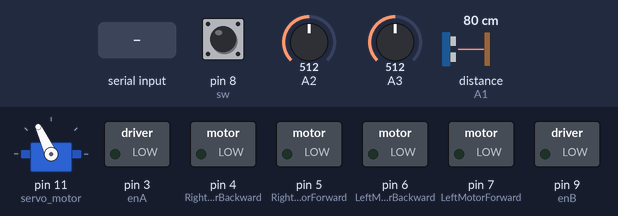
The sketch below on a simulated Arduino Uno, built with avr-gcc and run on an emulated ATmega328P. Parts: servo, switched loads named in the sketch (green lamp = pin HIGH). Dashed ring = blinking. The inputs (shaded band) are chosen by the test bench; at power-on: distance to the obstacle (sensor on A1) 80 cm, A2 = 512, A3 = 512, pin 8 (sw) HIGH. The echo pulse lasts 58.3 µs per cm.

Above: at 3.9 s.
4.0 s: "go forward" received over the second serial link
7.0 s: distance to the obstacle (sensor on A1) set to 38 cm
At 7.8 s:
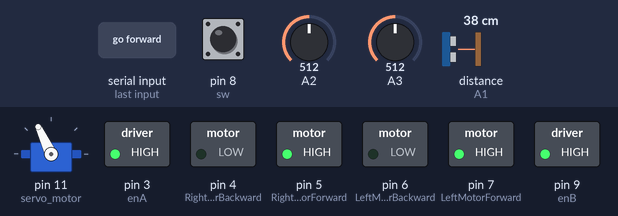
10.0 s: distance to the obstacle (sensor on A1) set to 32 cm
At 11.5 s:
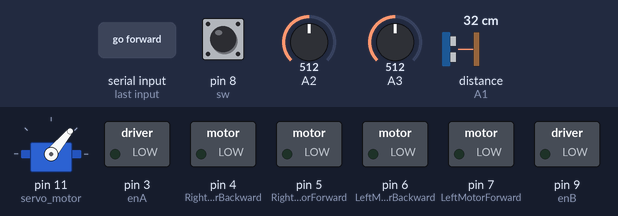
13.0 s: A2 set to 716
16.0 s: A3 set to 560
At 18.7 s:
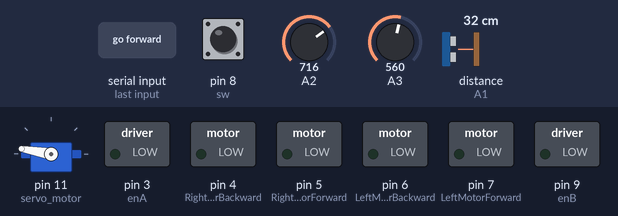
19.0 s: "left" received over the second serial link
At 20.5 s:
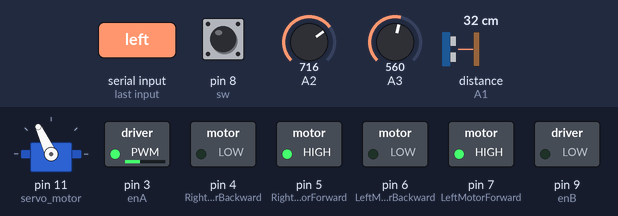
Timing chart, 0 to 23.0 s (numbered marks = the images above; inputs shaded):
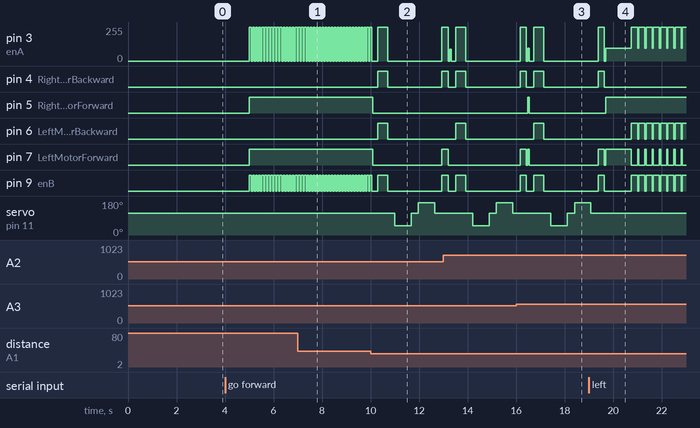

The sketch:

IOT_based_smart_wheelchair.ino
```cpp
#include <Servo.h>          //Servo motor library. This is standard library
#include <NewPing.h>        //Ultrasonic sensor function library. You must install this library
#include <SoftwareSerial.h>
SoftwareSerial bluetooth(0,1);

//our L298N control pins
#define enA 3
#define LeftMotorForward 7//in1 pin
#define LeftMotorBackward 6//in2 pin
#define enB 9
#define RightMotorForward 5//in3 in
#define RightMotorBackward 4//in4 pin
#define sw 8
int motorSpeedA = 0;
int motorSpeedB = 0;

//sensor pins
#define trig_pin A0 //analog input 1
#define echo_pin A1 //analog input 2

#define maximum_distance 200
//boolean goesForward = false;
int distance = 100;

NewPing sonar(trig_pin, echo_pin, maximum_distance); //sensor function
Servo servo_motor; //our servo name
String t;

void setup(){
//Serial.begin(9600);
  bluetooth.begin(9600);
  pinMode(RightMotorForward, OUTPUT);
  pinMode(LeftMotorForward, OUTPUT);
  pinMode(LeftMotorBackward, OUTPUT);
  pinMode(RightMotorBackward, OUTPUT);
  pinMode(enA, OUTPUT);
  pinMode(enB, OUTPUT);
  pinMode(sw,INPUT_PULLUP);// setting pin sw as input

  servo_motor.attach(11); //our servo pin

  servo_motor.write(115);
  delay(2000);
  distance = readPing();
  delay(100);
  distance = readPing();
  delay(100);
  distance = readPing();
  delay(100);
  distance = readPing();
  delay(100);
}

void loop(){
  int distanceRight = 0;
  int distanceLeft = 0;
  delay(50);

if(bluetooth.available()>0)
{
  t = bluetooth.readString();
  Serial.println(t);
}
if(t=="go forward")
  {
      if (distance <= 35){
      moveStop();
      delay(200);
      moveBackward();
      delay(400);
      moveStop();
      delay(300);
      distanceRight = lookRight();
      delay(300);
      distanceLeft = lookLeft();
      delay(300);

      if (distance >= distanceLeft){
        turnRight();
        moveStop();
      }
      else{
        turnLeft();
        moveStop();
      }
    }
    else{
       moveForward();
    }
      distance = readPing();
    }
    else if(t=="go backward"){
      moveBackward();
      delay(500);
      }
    else if(t=="left")
        {
          analogWrite(enA,255);
          analogWrite(enB,255);
          digitalWrite(LeftMotorBackward, HIGH);
          digitalWrite(RightMotorForward, HIGH);
          digitalWrite(LeftMotorForward, LOW);
          digitalWrite(RightMotorBackward, LOW);
          delay(250);
          digitalWrite(LeftMotorBackward, LOW);
          digitalWrite(RightMotorForward, LOW);
        }
        else if(t=="right")
        {
          analogWrite(enA,255);
          analogWrite(enB,255);
          digitalWrite(LeftMotorBackward, LOW);
          digitalWrite(RightMotorForward, LOW);
          digitalWrite(LeftMotorForward, HIGH);
          digitalWrite(RightMotorBackward, HIGH);
          delay(250);
          digitalWrite(LeftMotorForward, LOW);
          digitalWrite(RightMotorBackward, LOW);
        }
        else if(t=="stop"){
          moveStop();
        }

    //Joystick control
    int xAxis = analogRead(A2); // Read Joysticks X-axis
    int yAxis = analogRead(A3); // Read Joysticks Y-axis
    int buttonState = digitalRead(sw);
    // Y-axis used for forward and backward control
  if (yAxis < 470) {
    moveBackward();
    // Convert the declining Y-axis readings for going backward from 470 to 0 into 0 to 255 value for the PWM signal for increasing the motor speed
    motorSpeedA = map(yAxis, 470, 0, 0, 255);
    motorSpeedB = map(yAxis, 470, 0, 0, 255);
  }
  else if (yAxis > 550) {
   moveForward();
    // Convert the increasing Y-axis readings for going forward from 550 to 1023 into 0 to 255 value for the PWM signal for increasing the motor speed
    motorSpeedA = map(yAxis, 550, 1023, 0, 255);
    motorSpeedB = map(yAxis, 550, 1023, 0, 255);
  }
  // If joystick stays in middle the motors are not moving
    else {
      motorSpeedA = 0;
      motorSpeedB = 0;
    }

    // X-axis used for left and right control
  if (xAxis < 470) {
    // Convert the declining X-axis readings from 470 to 0 into increasing 0 to 255 value
    int xMapped = map(xAxis, 470, 0, 0, 255);
    // Move to left - decrease left motor speed, increase right motor speed
    motorSpeedA = motorSpeedA - xMapped;
    motorSpeedB = motorSpeedB + xMapped;
    // Confine the range from 0 to 255
    if (motorSpeedA < 0) {
      motorSpeedA = 0;
    }
    if (motorSpeedB > 255) {
      motorSpeedB = 255;
      }
    }
    if (xAxis > 550) {
    // Convert the increasing X-axis readings from 550 to 1023 into 0 to 255 value
    int xMapped = map(xAxis, 550, 1023, 0, 255);
    // Move right - decrease right motor speed, increase left motor speed
    motorSpeedA = motorSpeedA + xMapped;
    motorSpeedB = motorSpeedB - xMapped;
    // Confine the range from 0 to 255
    if (motorSpeedA > 255) {
      motorSpeedA = 255;
    }
    if (motorSpeedB < 0) {
      motorSpeedB = 0;
      }
    }
     // Prevent buzzing at low speeds (Adjust according to your motors. My motors couldn't start moving if PWM value was below value of 70)
  if (motorSpeedA < 70) {
    motorSpeedA = 0;
  }
  if (motorSpeedB < 70) {
    motorSpeedB = 0;
  }
  analogWrite(enA, motorSpeedA); // Send PWM signal to motor A
  analogWrite(enB, motorSpeedB); // Send PWM signal to motor B
 }

int lookRight(){
  servo_motor.write(50);
  delay(500);
  int distance = readPing();
  delay(100);
  servo_motor.write(115);
  return distance;
}

int lookLeft(){
  servo_motor.write(170);
  delay(500);
  int distance = readPing();
  delay(100);
  servo_motor.write(115);
  return distance;
  delay(100);
}

int readPing(){
  delay(70);
  int cm = sonar.ping_cm();
  if (cm==0){
    cm=250;
  }
  return cm;
}

void moveStop(){
  analogWrite(enA,0);
  analogWrite(enB,0);
  digitalWrite(RightMotorForward, LOW);
  digitalWrite(LeftMotorForward, LOW);
  digitalWrite(RightMotorBackward, LOW);
  digitalWrite(LeftMotorBackward, LOW);
}

void moveForward(){

//  if(!goesForward){
//
//    goesForward=true;
    analogWrite(enA,255);
    analogWrite(enB,255);
    digitalWrite(LeftMotorForward, HIGH);
    digitalWrite(RightMotorForward, HIGH);
    digitalWrite(LeftMotorBackward, LOW);
    digitalWrite(RightMotorBackward, LOW);
//  }
}

void moveBackward(){

//  goesForward=false;
  analogWrite(enA,255);
  analogWrite(enB,255);
  digitalWrite(LeftMotorBackward, HIGH);
  digitalWrite(RightMotorBackward, HIGH);
  digitalWrite(LeftMotorForward, LOW);
  digitalWrite(RightMotorForward, LOW);
}

void turnRight(){
  analogWrite(enA,255);
  analogWrite(enB,255);
  digitalWrite(LeftMotorForward, HIGH);
  digitalWrite(RightMotorBackward, HIGH);

  digitalWrite(LeftMotorBackward, LOW);
  digitalWrite(RightMotorForward, LOW);

  delay(250);

  digitalWrite(LeftMotorForward, HIGH);
  digitalWrite(RightMotorForward, HIGH);

  digitalWrite(LeftMotorBackward, LOW);
  digitalWrite(RightMotorBackward, LOW);

}

void turnLeft(){
    analogWrite(enA,255);
    analogWrite(enB,255);
  digitalWrite(LeftMotorBackward, HIGH);
  digitalWrite(RightMotorForward, HIGH);

  digitalWrite(LeftMotorForward, LOW);
  digitalWrite(RightMotorBackward, LOW);

  delay(250);

  digitalWrite(LeftMotorForward, HIGH);
  digitalWrite(RightMotorForward, HIGH);

  digitalWrite(LeftMotorBackward, LOW);
  digitalWrite(RightMotorBackward, LOW);
}
```

Measured:
- the behaviour switches between 36 and 35 cm on distance to the obstacle (sensor on A1) (found by bisection; images 1 and 2)
- after the input at 4.0 s, pin 3 (enA): alternates 255/255 for 0.08 s and 0/255 for 0.05 s, starting after 1.0 s; pin 5 (RightMotorForward), pin 7 (LeftMotorForward): LOW → HIGH after 1.0 s; pin 9 (enB): alternates HIGH for 0.08 s and LOW for 0.05 s, starting after 1.0 s
- after the input at 10.0 s, pin 4 (RightMotorBackward): LOW → HIGH after 0.30 s, → LOW 0.40 s later, → HIGH 2.2 s later; pin 5 (RightMotorForward): HIGH → LOW after 0.10 s
- after the input at 16.0 s, pin 5 (RightMotorForward): LOW → HIGH after 0.48 s, → LOW 0.05 s later
- after the input at 19.0 s, pin 4 (RightMotorBackward): goes on until 19.6 s, then stays LOW; pin 5 (RightMotorForward): goes on until 19.7 s, then stays HIGH; servo on pin 11 (servo_motor): goes on until 19.1 s, then stays 115°
